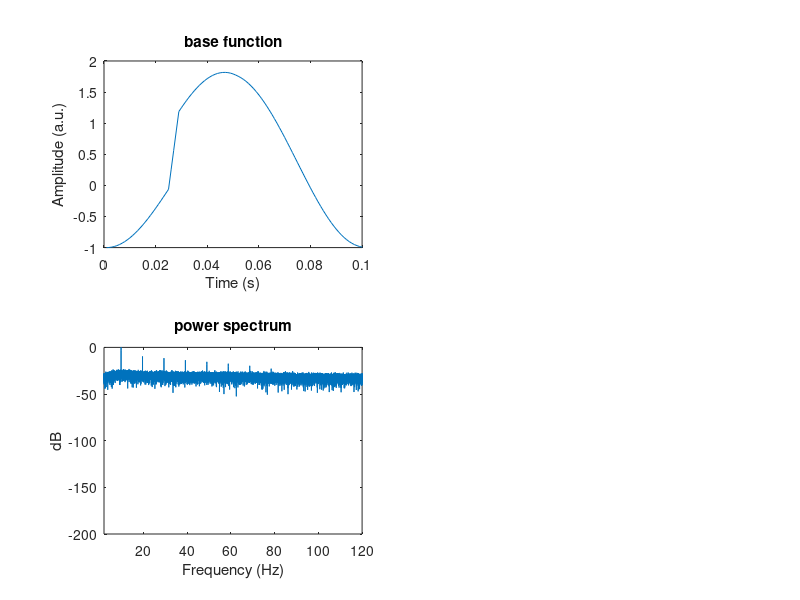

Recreate this plot in MATLAB. (Note: this script raises an error after producing the figure.)
%% Figure 4D
% Simulated data with spurious phase-amplitude coupling using an imperfect sinusoid with a subtle sharp edge
%
% Lozano-Soldevilla, D., ter Huurne, N., and Oostenveld, R. (2016).
% Neuronal Oscillations with Non-sinusoidal Morphology Produce Spurious
% Phase-to-Amplitude Coupling and Directionality. Front. Comput. Neurosci.
% 10.
%
% The code below is an adpatation from (exam2): Kramer, M. A., Tort, A. B.
% L., & Kopell, N. J. (2008). Sharp edge artifacts and spurious coupling in
% EEG frequency comodulation measures. Journal of Neuroscience Methods,
% 170(2), 352-357. doi: 10.1016/j.jneumeth.2008.01.020

dt = 0.001;
fsample = 1/dt;

f0 = 10.0*2;
x1 = -cos(pi*(0:dt*f0:1));
x2 = cos(pi*(0:dt*f0:1));
alpha = [x1 x2];
 
s = [];
for k=1:1770;
   fi = 50.0;
   fii = 15.0;
   r = ceil(rand()*5);                   %Define the duration of the sharp edge.
   x3i = ((0:r)/r);                      %Create the sharp edge.
   x3ii = (cos(pi*(0:dt*fii:1))+1.0)/2.0;%Define the taper of the sharp edge.
   x3 = [x3i x3ii];                      %Create the tapered sharp edge.
    
   pos = ceil(rand()*10)+15;             %Insert the sharp edge into the sinusoid.
   seed = alpha;
   seed(pos:pos+length(x3)-1) = seed(pos:pos+length(x3)-1)+x3;
    
    s = [s seed];
end
% here below, find the phase where the sharp edge is introduced:
% pos can change from [16 25] -> pos = ceil(rand()*10)+15;
% deg=linspace(-180,179,length(alpha)); deg([16 25])+360
t1 = (1:size(seed,2))./fsample;

figure;
subplot(221);plot(t1,seed);xlim([0 0.1]);
title('base function');
xlabel('Time (s)');
ylabel('Amplitude (a.u.)');

%
s = s + 0.1*randn(1, length(s)); 

N = length(s);
t = (1:N)./fsample;
s = s + 0.1*randn(1,N); % add noise to the signal

% compute spectral power of the signal
df = 1.0 / (N*dt);
faxis = (0:N/2)*df;
pow = abs(fft(s.*hann(N)'-mean(s.*hann(N)')));
pow = pow(1:N/2+1);
pow = 10.0*log10(pow / max(pow));

subplot(223);plot(faxis,pow);xlim([2 120]);
title('power spectrum');
xlabel('Frequency (Hz)');
ylabel('dB');


%% create FieldTrip raw structure
data = [];
data.label{1}   = 'hp';
data.fsample    = fsample;
data.trial{1}   = s; clear s;
data.time{1}    = (1:size(data.trial{1},2))./data.fsample;
data.trialinfo  = [1];

cfg         = [];
cfg.length  = 2;
cfg.overlap = 0.5;
dataw = ft_redefinetrial(cfg,data); % cut data into epochs


%%
fy = 5:1:120;
fx = [0 30];
width = 5;
pad = 2;
freq = cfcoh(dataw,fy,fx,width,pad);

figure;
subplot(121);
imagesc(freq.fx,freq.fy,freq.COH,[0 1]);
title('Coherence');colorbar;axis xy;
set(gcf, 'Renderer', 'painters');
xlabel('Frequency phase (Hz)');
ylabel('Frequency amplitude (Hz)');

%%
fwidth = 4;
jack   = 1;
fx     = freq.fx(6:55);
psi    = cfd(freq,fx,fwidth,jack);

figure;
subplot(121);
imagesc(psi.time,psi.freq,squeeze(psi.PS./psi.PSstd),[-2.5 2.5]);
title('CFD');colorbar;axis xy;colormap('bluewhitered');
set(gcf, 'Renderer', 'painters');
xlabel('Frequency phase (Hz)');
ylabel('Frequency amplitude (Hz)');

%% bicoherence  
fy = 5:1:120;
fx = [5 30];
pad = 2;
bic2 = bicoh(dataw,fy,fx,pad);

figure;
subplot(121);imagesc(bic2.fx, bic2.fy, squeeze(bic2.powspctrm),[0 1]);
xlim([5 30]);
title('Bicoherence');colorbar;axis xy;
xlabel('Frequency (Hz)');
ylabel('Frequency (Hz)');
set(gcf, 'Renderer', 'painters');

